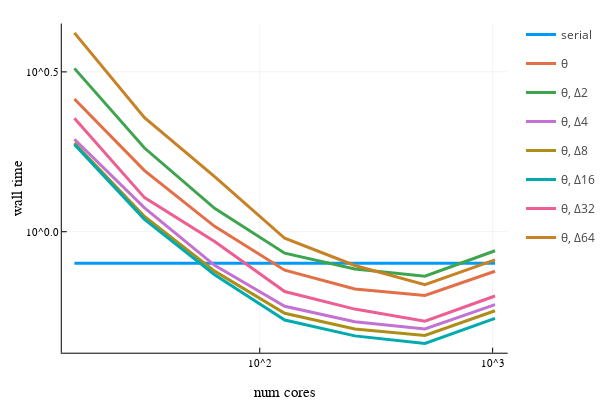

The cell this chart's notebook holds for it:
### Code cell
ncores = [16, 32, 64, 128, 256, 512, 1024]
ranks = [2, 4, 8, 16, 32, 64]
ml = 4
cf = 4
tol = 1e-6

# function readΔ(rank, nc) return parseTiming("ks_Delta$(rank)_nc$(nc)_cf$(cf)_ml$(ml)", tol) end
# readθ = nc -> parseTiming("ks_nc$(nc)_cf$(cf)_ml$(ml)", tol)
function readΔ(rank, nc) return parseTiming("ks_Delta$(rank)_nc$(nc)_cf$(cf)_ml$(ml)") end
readθ = nc -> parseTiming("ks_nc$(nc)_cf$(cf)_ml$(ml)")

# serial timing
tser = parseTiming("ks_ml1")
pl = plot(ncores, x->tser, linewidth=3, label="serial", xaxis=("num cores", :log), yaxis=("wall time", :log))

# θ timing
# tθ = zeros(length(ncores))
# for i in 1:length(ncores)
#     tθ[i] = parseTiming("ks_nc$(ncores[i])_cf$(cf)_ml$(ml)")
# end
itersθ = parseIters("ks_nc$(ncores[1])_cf4_ml4")
tθ = readθ.(ncores)
println("θ iters: $(itersθ)")
println("θ speedup: $(tser/minimum(tθ)) @ $(ncores[argmin(tθ)])")
plot!(pl, ncores, tθ, linewidth=3, label="θ")

# Δ timings
for rank in ranks
    tΔ = zeros(length(ncores)) 
    itersΔ = parseIters("ks_Delta$(rank)_nc$(ncores[1])_cf$(cf)_ml$(ml)")
    for i in 1:length(ncores)
        tΔ[i] = readΔ(rank, ncores[i])
    end
    println("Δ$(rank) iters: $(itersΔ)")
    println("Δ$(rank) speedup: $(tser/minimum(tΔ)) @ $(ncores[argmin(tΔ)])")
    plot!(pl, ncores, tΔ, linewidth=3, label="θ, Δ$(rank)")
end
savefig(pl, "scaling_cf$(cf)_ml$(ml).png")
plot!()

# println("fmg iters: $(itersfmg)")
# println("fmg speedup: $(tser/minimum(tfmg)) @ $(ncores[argmin(tfmg)])")

### Figure 1 — Plotly figure (JSON) as saved in the notebook; plotly's stock layout.template omitted (floating-point values rounded to 4 significant figures)
{"data": [{"colorbar": {"title": ""}, "legendgroup": "serial", "line": {"color": "rgba(0, 154, 250, 1.000)", "dash": "solid", "shape": "linear", "width": 3}, "mode": "lines", "name": "serial", "showlegend": true, "type": "scatter", "x": [16, 32, 64, 128, 256, 512, 1024], "xaxis": "x", "y": [0.7963, 0.7963, 0.7963, 0.7963, 0.7963, 0.7963, 0.7963], "yaxis": "y", "zmax": null, "zmin": null}, {"colorbar": {"title": ""}, "legendgroup": "θ", "line": {"color": "rgba(227, 111, 71, 1.000)", "dash": "solid", "shape": "linear", "width": 3}, "mode": "lines", "name": "θ", "showlegend": true, "type": "scatter", "x": [16, 32, 64, 128, 256, 512, 1024], "xaxis": "x", "y": [2.601, 1.553, 1.04, 0.7582, 0.6617, 0.6319, 0.7523], "yaxis": "y", "zmax": null, "zmin": null}, {"colorbar": {"title": ""}, "legendgroup": "θ, Δ2", "line": {"color": "rgba(62, 164, 78, 1.000)", "dash": "solid", "shape": "linear", "width": 3}, "mode": "lines", "name": "θ, Δ2", "showlegend": true, "type": "scatter", "x": [16, 32, 64, 128, 256, 512, 1024], "xaxis": "x", "y": [3.243, 1.827, 1.184, 0.857, 0.765, 0.7263, 0.8718], "yaxis": "y", "zmax": null, "zmin": null}, {"colorbar": {"title": ""}, "legendgroup": "θ, Δ4", "line": {"color": "rgba(195, 113, 210, 1.000)", "dash": "solid", "shape": "linear", "width": 3}, "mode": "lines", "name": "θ, Δ4", "showlegend": true, "type": "scatter", "x": [16, 32, 64, 128, 256, 512, 1024], "xaxis": "x", "y": [1.946, 1.187, 0.7851, 0.5844, 0.5231, 0.4967, 0.5915], "yaxis": "y", "zmax": null, "zmin": null}, {"colorbar": {"title": ""}, "legendgroup": "θ, Δ8", "line": {"color": "rgba(172, 142, 24, 1.000)", "dash": "solid", "shape": "linear", "width": 3}, "mode": "lines", "name": "θ, Δ8", "showlegend": true, "type": "scatter", "x": [16, 32, 64, 128, 256, 512, 1024], "xaxis": "x", "y": [1.896, 1.116, 0.7529, 0.556, 0.4964, 0.4737, 0.5662], "yaxis": "y", "zmax": null, "zmin": null}, {"colorbar": {"title": ""}, "legendgroup": "θ, Δ16", "line": {"color": "rgba(0, 170, 174, 1.000)", "dash": "solid", "shape": "linear", "width": 3}, "mode": "lines", "name": "θ, Δ16", "showlegend": true, "type": "scatter", "x": [16, 32, 64, 128, 256, 512, 1024], "xaxis": "x", "y": [1.876, 1.093, 0.7339, 0.5294, 0.4723, 0.4474, 0.5356], "yaxis": "y", "zmax": null, "zmin": null}, {"colorbar": {"title": ""}, "legendgroup": "θ, Δ32", "line": {"color": "rgba(237, 94, 147, 1.000)", "dash": "solid", "shape": "linear", "width": 3}, "mode": "lines", "name": "θ, Δ32", "showlegend": true, "type": "scatter", "x": [16, 32, 64, 128, 256, 512, 1024], "xaxis": "x", "y": [2.264, 1.278, 0.9317, 0.6502, 0.5728, 0.5252, 0.6296], "yaxis": "y", "zmax": null, "zmin": null}, {"colorbar": {"title": ""}, "legendgroup": "θ, Δ64", "line": {"color": "rgba(198, 130, 37, 1.000)", "dash": "solid", "shape": "linear", "width": 3}, "mode": "lines", "name": "θ, Δ64", "showlegend": true, "type": "scatter", "x": [16, 32, 64, 128, 256, 512, 1024], "xaxis": "x", "y": [4.189, 2.275, 1.488, 0.954, 0.7842, 0.6826, 0.8168], "yaxis": "y", "zmax": null, "zmin": null}], "layout": {"annotations": [], "height": 400, "legend_position": {"bgcolor": "rgba(255, 255, 255, 1.000)", "bordercolor": "rgba(0, 0, 0, 1.000)", "borderwidth": 1, "font": {"color": "rgba(0, 0, 0, 1.000)", "family": "sans-serif", "size": 11}, "title": {"font": {"color": "rgba(0, 0, 0, 1.000)", "family": "sans-serif", "size": 15}, "text": ""}, "tracegroupgap": 0, "traceorder": "normal", "x": 1, "xanchor": "auto", "y": 1, "yanchor": "auto"}, "margin": {"b": 20, "l": 0, "r": 0, "t": 20}, "paper_bgcolor": "rgba(255, 255, 255, 1.000)", "plot_bgcolor": "rgba(255, 255, 255, 1.000)", "showlegend": true, "width": 600, "xaxis": {"anchor": "y", "domain": [0.1209, 0.9934], "gridcolor": "rgba(0, 0, 0, 0.100)", "gridwidth": 0.5, "linecolor": "rgba(0, 0, 0, 1.000)", "mirror": false, "range": [1.15, 3.064], "showgrid": true, "showline": true, "showticklabels": true, "tickangle": 0, "tickcolor": "rgb(0, 0, 0)", "tickfont": {"color": "rgba(0, 0, 0, 1.000)", "family": "sans-serif", "size": 11}, "tickmode": "array", "ticks": "inside", "ticktext": ["10^2", "10^3"], "tickvals": [100, 1000], "title": "num cores", "titlefont": {"color": "rgba(0, 0, 0, 1.000)", "family": "sans-serif", "size": 15}, "type": "log", "visible": true, "zeroline": false, "zerolinecolor": "rgba(0, 0, 0, 1.000)"}, "yaxis": {"anchor": "x", "domain": [0.07581, 0.9902], "gridcolor": "rgba(0, 0, 0, 0.100)", "gridwidth": 0.5, "linecolor": "rgba(0, 0, 0, 1.000)", "mirror": false, "range": [-0.3784, 0.6512], "showgrid": true, "showline": true, "showticklabels": true, "tickangle": 0, "tickcolor": "rgb(0, 0, 0)", "tickfont": {"color": "rgba(0, 0, 0, 1.000)", "family": "sans-serif", "size": 11}, "tickmode": "array", "ticks": "inside", "ticktext": ["10^0.0", "10^0.5"], "tickvals": [1, 3.162], "title": "wall time", "titlefont": {"color": "rgba(0, 0, 0, 1.000)", "family": "sans-serif", "size": 15}, "type": "log", "visible": true, "zeroline": false, "zerolinecolor": "rgba(0, 0, 0, 1.000)"}}}
